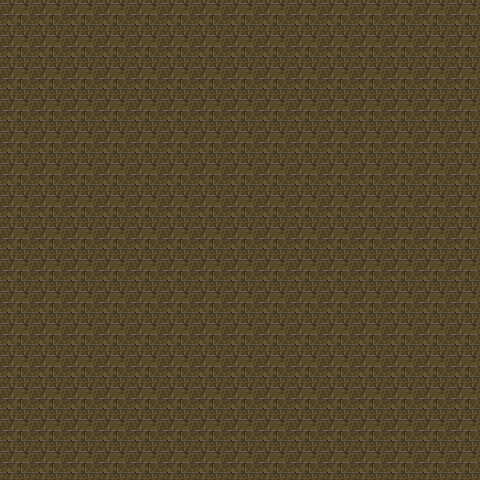

This game map was drawn from its Tiled (.tmx) file and the tilesets committed beside it. A one-line description and the trimmed map source follow:
An orthogonal 15x15 tile map with 32x32 px tiles, 1 tile layer (background).

<map version="1.8" tiledversion="1.8.2" orientation="orthogonal" renderorder="right-down" width="15" height="15" tilewidth="32" tileheight="32" infinite="0" nextlayerid="2" nextobjectid="1">
 <editorsettings>
  <export target="map.json" format="json" />
 </editorsettings>
 <tileset firstgid="1" name="stone_house_interior" tilewidth="32" tileheight="32" tilecount="256" columns="16">
  <image source="stone_house_interior.png" width="512" height="512" />
 </tileset>
 <layer id="1" name="background" width="15" height="15">
  <data>[225 cells, 225 non-empty, 1 distinct tile ids]</data>
 </layer>
</map>
